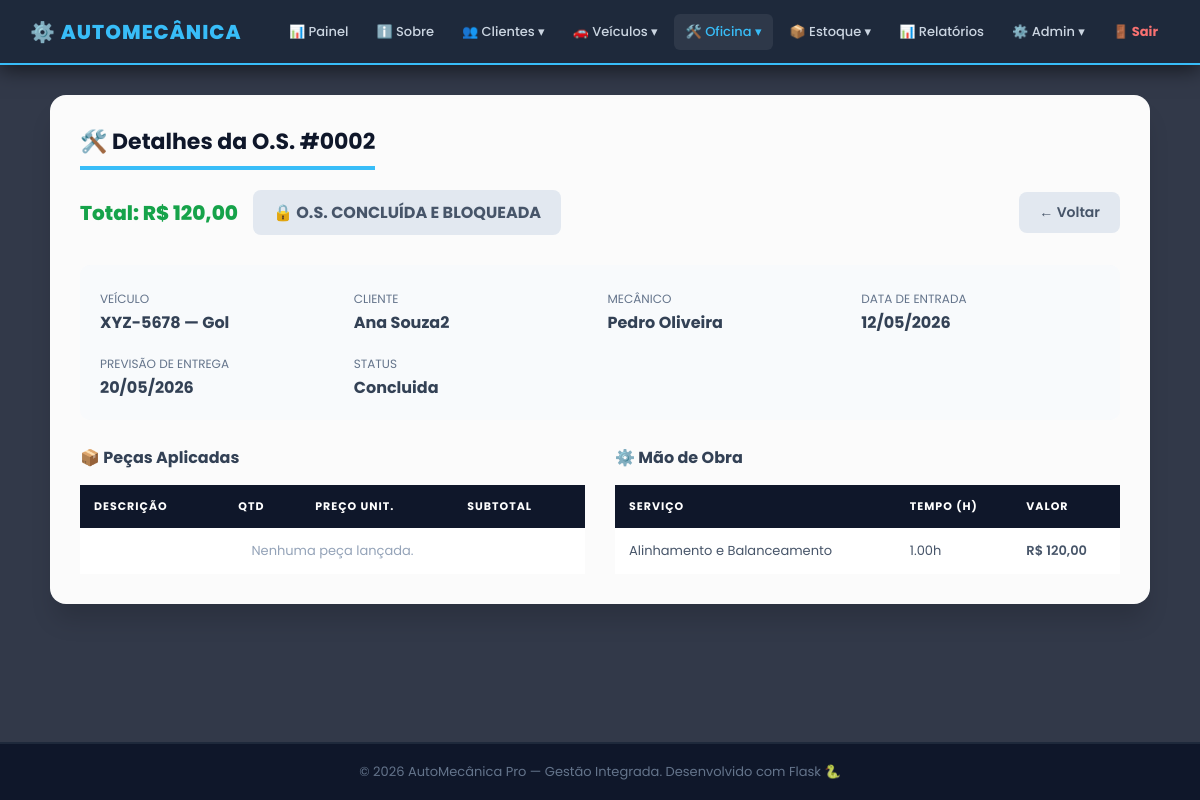
/os/detalhes/2 (signed in), run on an earlier commit of the app's database.
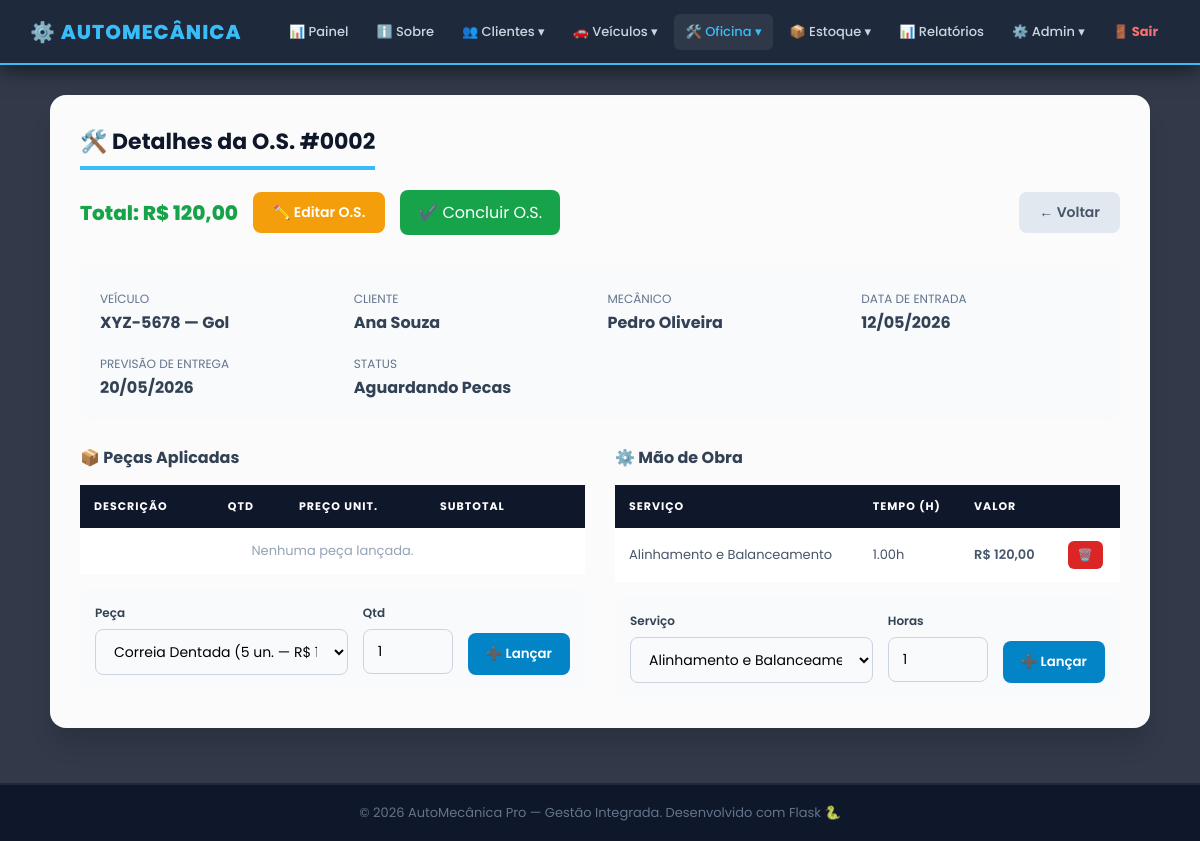
And on a later commit of the database.
### app.py (models this page shows)
class Cliente(db.Model):
    __tablename__ = 'cliente'
    id_cliente = db.Column(db.Integer, primary_key=True)
    nome       = db.Column(db.String(100), nullable=False)
    cpf        = db.Column(db.String(15),  unique=True, nullable=False)
    telefone   = db.Column(db.String(20))
    veiculos   = db.relationship('Veiculo', backref='cliente', lazy=True, cascade='all, delete-orphan')

class OrdemServico(db.Model):
    __tablename__ = 'ordem_servico'
    id_os         = db.Column(db.Integer, primary_key=True)
    data_entrada  = db.Column(db.Date, nullable=False)
    data_previsao = db.Column(db.Date)
    status        = db.Column(db.String(30), default='Aberta')
    valor_total   = db.Column(db.Numeric(10, 2), default=0.00)
    id_veiculo    = db.Column(db.Integer, db.ForeignKey('veiculo.id_veiculo',   ondelete='CASCADE'),  nullable=False)
    id_mecanico   = db.Column(db.Integer, db.ForeignKey('mecanico.id_mecanico', ondelete='RESTRICT'), nullable=False)
    pecas_os      = db.relationship('OsPeca',    backref='ordem', lazy=True, cascade='all, delete-orphan')
    servicos_os   = db.relationship('OsServico', backref='ordem', lazy=True, cascade='all, delete-orphan')

class OsServico(db.Model):
    __tablename__ = 'os_servico'
    id_os         = db.Column(db.Integer, db.ForeignKey('ordem_servico.id_os',   ondelete='CASCADE'),  primary_key=True)
    id_servico    = db.Column(db.Integer, db.ForeignKey('servico.id_servico',    ondelete='RESTRICT'), primary_key=True)
    horas_gastas  = db.Column(db.Numeric(5, 2), nullable=False)
    valor_cobrado = db.Column(db.Numeric(10, 2), nullable=False)
    servico       = db.relationship('Servico')

class Servico(db.Model):
    __tablename__ = 'servico'
    id_servico = db.Column(db.Integer, primary_key=True)
    descricao  = db.Column(db.String(150), nullable=False)
    valor_hora = db.Column(db.Numeric(10, 2), nullable=False)

### app.py (the view)
@app.route('/os/detalhes/<int:id>')
@login_required
def os_detalhes(id):
    os_ = OrdemServico.query.get_or_404(id)
    pecas_disponiveis = Peca.query.filter(Peca.quantidade_estoque > 0).order_by(Peca.descricao).all()
    servicos_disponiveis = Servico.query.order_by(Servico.descricao).all()
    return render_template('os/detalhes.html', controller='os', os=os_,
                           pecas_usadas=os_.pecas_os, servicos_feitos=os_.servicos_os,
                           pecas_disponiveis=pecas_disponiveis, servicos_disponiveis=servicos_disponiveis)

### app.py (called while the page is built)
def login_required(f):
    @wraps(f)
    def decorated(*args, **kwargs):
        if 'usuario_id' not in session:
            return redirect(url_for('login'))
        return f(*args, **kwargs)
    return decorated

def format_brl(value):
    try:
        return f"R$ {float(value):,.2f}".replace(',', 'X').replace('.', ',').replace('X', '.')
    except:
        return 'R$ 0,00'

def get_csrf_token():
    if '_csrf_token' not in session:
        session['_csrf_token'] = secrets.token_hex(32)
    return session['_csrf_token']

@app.before_request
def csrf_protect():
    if request.method == 'POST':
        token_sessao = session.get('_csrf_token')
        token_form   = request.form.get('csrf_token')
        if not token_sessao or not token_form or not hmac.compare_digest(token_sessao, token_form):
            abort(400, description='Token CSRF invalido ou ausente. Recarregue a pagina e tente novamente.')

### templates/os/detalhes.html (shortened to what the changed rows need)
{% extends 'base.html' %}
{% block content %}
<div class="cartao" style="max-width:1100px;">
    <h3>🛠️ Detalhes da O.S. #{{ '%04d' % os.id_os }}</h3>
    <div style="display:flex;align-items:center;gap:15px;margin-bottom:30px;flex-wrap:wrap;">
        <span style="font-size:20px;font-weight:800;color:#16a34a;">Total: {{ format_brl(os.valor_total) }}</span>
        {% if os.status != 'Concluida' %}
        <a href="{{ url_for('os_editar', id=os.id_os) }}"
           style="background-color:#f59e0b;color:white;padding:10px 20px;border-radius:8px;font-size:14px;text-decoration:none;font-weight:600;display:inline-block;">
           ✏️ Editar O.S.
        </a>
        <a href="{{ url_for('os_concluir', id=os.id_os) }}" class="btn-success"
           onclick="return confirm('Deseja encerrar esta O.S.? Esta ação não pode ser desfeita.')">
           ✔️ Concluir O.S.
        </a>
        {% else %}
        <span style="background:#e2e8f0;color:#475569;padding:10px 20px;border-radius:8px;font-weight:bold;">🔒 O.S. CONCLUÍDA E BLOQUEADA</span>
        {% endif %}
        <a href="{{ url_for('os_consultar') }}" style="margin-left:auto;background:#e2e8f0;color:#475569;padding:10px 20px;border-radius:8px;text-decoration:none;font-size:14px;font-weight:600;">← Voltar</a>
    </div>
    <div style="background:#f8fafc;border-radius:10px;padding:20px;margin-bottom:25px;display:grid;grid-template-columns:repeat(auto-fit,minmax(200px,1fr));gap:15px;">
        <div><span style="font-size:12px;color:#64748b;text-transform:uppercase;">Veículo</span><br><b>{{ os.veiculo.placa }} — {{ os.veiculo.modelo }}</b></div>
        <div><span style="font-size:12px;color:#64748b;text-transform:uppercase;">Cliente</span><br><b>{{ os.veiculo.cliente.nome }}</b></div>
        <div><span style="font-size:12px;color:#64748b;text-transform:uppercase;">Mecânico</span><br><b>{{ os.mecanico.nome }}</b></div>
        <div><span style="font-size:12px;color:#64748b;text-transform:uppercase;">Data de Entrada</span><br><b>{{ os.data_entrada.strftime('%d/%m/%Y') if os.data_entrada else '-' }}</b></div>
        <div><span style="font-size:12px;color:#64748b;text-transform:uppercase;">Previsão de Entrega</span><br><b>{{ os.data_previsao.strftime('%d/%m/%Y') if os.data_previsao else '-' }}</b></div>
        <div><span style="font-size:12px;color:#64748b;text-transform:uppercase;">Status</span><br><b>{{ os.status }}</b></div>
    </div>
    <div style="display:grid;grid-template-columns:1fr 1fr;gap:30px;">
        <div>
            <table>
                <thead><tr><th>Descrição</th><th>Qtd</th><th>Preço Unit.</th><th>Subtotal</th>{% if os.status != 'Concluida' %}<th></th>{% endif %}</tr></thead>
            </table>
            {% if os.status != 'Concluida' %}
            <form method="POST" action="{{ url_for('os_adicionar_peca', id=os.id_os) }}" style="margin-top:15px;background:#f8fafc;padding:15px;border-radius:10px;">
                <div class="flex-row">
                    <div class="grupo-input flex-1" style="margin-bottom:0;">
                        <label style="font-size:12px;">Peça</label>
                        <select name="id_peca" class="input-form" required>
                            {% for p in pecas_disponiveis %}
                            <option value="{{ p.id_peca }}">{{ p.descricao }} ({{ p.quantidade_estoque }} un. — {{ format_brl(p.preco_base) }})</option>
                            {% else %}
                            <option disabled>Sem peças em estoque</option>
                            {% endfor %}
                        </select>
                    </div>
                    <div class="grupo-input" style="margin-bottom:0;max-width:90px;">
                        <label style="font-size:12px;">Qtd</label>
                        <input type="number" name="quantidade" class="input-form" value="1" min="1" required>
                    </div>
                    <div style="align-self:flex-end;">
                        <button type="submit" class="btn btn-blue" style="padding:11px 18px;width:auto;">➕ Lançar</button>
                    </div>
                </div>
            </form>
            {% endif %}
        </div>
        <div>
            <table>
                <thead><tr><th>Serviço</th><th>Tempo (h)</th><th>Valor</th>{% if os.status != 'Concluida' %}<th></th>{% endif %}</tr></thead>
                <tbody>
                    {% if servicos_feitos %}
                        {% for os_s in servicos_feitos %}
                        <tr>
                            <td>{{ os_s.servico.descricao }}</td>
                            <td>{{ '%.2f'|format(os_s.horas_gastas|float) }}h</td>
                            <td style="font-weight:600;">{{ format_brl(os_s.valor_cobrado) }}</td>
                            {% if os.status != 'Concluida' %}
                            <td><a href="{{ url_for('os_remover_servico', id=os.id_os, id_servico=os_s.id_servico) }}" class="btn-ex" onclick="return confirm('Remover este serviço da O.S.?')">🗑️</a></td>
                            {% endif %}
                        </tr>
                        {% endfor %}
                    {% else %}
                        <tr><td colspan="4" style="text-align:center;color:#94a3b8;">Nenhum serviço lançado.</td></tr>
                    {% endif %}
                </tbody>
            </table>
            {% if os.status != 'Concluida' %}
            <form method="POST" action="{{ url_for('os_adicionar_servico', id=os.id_os) }}" style="margin-top:15px;background:#f8fafc;padding:15px;border-radius:10px;">
                <div class="flex-row">
                    <div class="grupo-input flex-1" style="margin-bottom:0;">
                        <label style="font-size:12px;">Serviço</label>
                        <select name="id_servico" class="input-form" required>
                            {% for s in servicos_disponiveis %}
                            <option value="{{ s.id_servico }}">{{ s.descricao }} ({{ format_brl(s.valor_hora) }}/h)</option>
                            {% endfor %}
                        </select>
                    </div>
                    <div class="grupo-input" style="margin-bottom:0;max-width:100px;">
                        <label style="font-size:12px;">Horas</label>
                        <input type="number" name="horas_gastas" class="input-form" value="1" min="0.5" step="0.5" required>
                    </div>
                    <div style="align-self:flex-end;">
                        <button type="submit" class="btn btn-blue" style="padding:11px 18px;width:auto;">➕ Lançar</button>
                    </div>
                </div>
            </form>
            {% endif %}
        </div>
    </div>
</div>
{% endblock %}

What changed in the data, as far as the page shows it:
changed OrdemServico "0002": status "Concluida" → "Aguardando Pecas"
changed Cliente: veiculo.cliente.nome "Ana Souza2" → "Ana Souza"
shown differently, row unchanged: OsServico "Alinhamento e Balanceamento": now shows "🗑️"
Also different on the page:
form field id_peca: (not shown) → "Correia Dentada (5 un. — R$ 120,00)"
form field quantidade: (not shown) → "1"
form field id_servico: (not shown) → "Alinhamento e Balanceamento (R$ 120,00/h)"
form field horas_gastas: (not shown) → "1"
text no longer shown: "🔒 O.S. CONCLUÍDA E BLOQUEADA"
text now shown: "✏️ Editar O.S. ✔️ Concluir O.S. Peça Qtd ➕ Lançar Serviço Horas ➕ Lançar"
